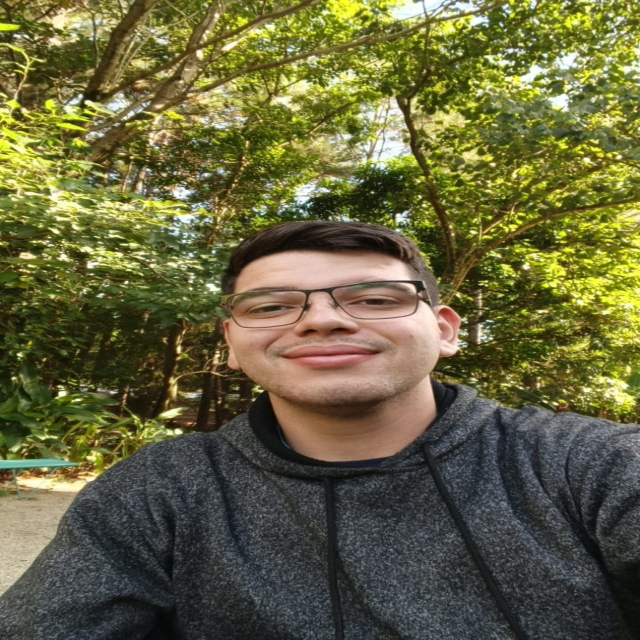
#> input picture inputs_images/image_input_1280.jpg, 1280 x 1280 px (shown at 1/2 size)
$ python processamento_vetorizado.py
#> lines starting #> are read from the running program, lines starting #| are printed output that depends on the picture
import time
import cv2
import matplotlib.pyplot as plt
import numpy as np

# Caso 1: imagem maior (sem recorte)
CAMINHO_IMAGEM_GRANDE = "inputs_images/image_input_1280.jpg"
CAMINHO_QRNG_GRANDE = "matrices/matriz_qrng_1280_001.png"
TAMANHO_CORTE_GRANDE = None  # sem recorte

# Caso 2: imagem com centro recortado
CAMINHO_IMAGEM_REC = "inputs_images/image_input_400.jpg"
CAMINHO_QRNG_REC = "matrices/matriz_qrng_400.png"
TAMANHO_CORTE_REC = 400    # recorte central 400x400 para ajustar ao tamanho da matriz

#----------------------------------------
#Funções da criptografia de imagens vetorizadas
#----------------------------------------

def aplicar_xor_com_qrng_vectorizado(imagem_processada, matriz_qrng):
    """
    Aplica XOR entre a imagem e a matriz QRNG usando vetorização NumPy.
    Funciona tanto para imagens em tons de cinza quanto RGB.
    """
    if imagem_processada.shape[:2] != matriz_qrng.shape:
        raise ValueError("A imagem e a matriz QRNG devem ter o mesmo tamanho")

    imagem = imagem_processada.astype(np.uint8)
    qrng = matriz_qrng.astype(np.uint8)

    if imagem.ndim == 3 and imagem.shape[2] == 3:
        qrng_expandida = qrng[..., None]  # (H, W, 1)
        xor_resultado = np.bitwise_xor(imagem, qrng_expandida)
    else:
        xor_resultado = np.bitwise_xor(imagem, qrng)

    return xor_resultado


def logistic_map_vectorizado(size, r=3.999, x0=0.98892455322743):
    """
    Gera a sequência do mapa logístico com array pré-alocado.
    """
    x = x0
    seq = np.empty(size, dtype=np.float64)
    for i in range(size):
        x = r * x * (1 - x)
        seq[i] = x
    return seq


def aplicar_lm_vectorizado(imagem):
    """
    Aplica o mapa logístico para permutar os pixels da imagem de forma vetorizada.
    """
    h, w = imagem.shape[:2]
    total = h * w

    chaos_seq = logistic_map_vectorizado(total)
    indices = np.argsort(chaos_seq)

    if imagem.ndim == 3:
        C = imagem.shape[2]
        img_flat = imagem.reshape(-1, C)      # (total, C)
        img_perm = img_flat[indices, :]       # reordena linhas
        imagem_caotica = img_perm.reshape(h, w, C)
    else:
        img_flat = imagem.reshape(-1)
        img_perm = img_flat[indices]
        imagem_caotica = img_perm.reshape(h, w)

    return imagem_caotica, chaos_seq

#----------------------------------------
#Funções não vetorizadas
#----------------------------------------

def aplicar_xor_com_qrng(imagem_processada, matriz_qrng):
    """
    Versão não vetorizada: uso de laços em pixels e canais.
    """
    if imagem_processada.shape[:2] != matriz_qrng.shape:
        raise ValueError("A imagem e a matriz QRNG devem ter o mesmo tamanho")

    imagem = imagem_processada.astype(np.uint8)
    qrng = matriz_qrng.astype(np.uint8)

    altura, largura = qrng.shape

    if imagem.ndim == 3 and imagem.shape[2] == 3:
        xor_resultado = np.empty_like(imagem, dtype=np.uint8)
        for i in range(altura):
            for j in range(largura):
                for c in range(3):
                    xor_resultado[i, j, c] = imagem[i, j, c] ^ qrng[i, j]
    else:
        xor_resultado = np.empty_like(imagem, dtype=np.uint8)
        for i in range(altura):
            for j in range(largura):
                xor_resultado[i, j] = imagem[i, j] ^ qrng[i, j]

    return xor_resultado


def logistic_map(size, r=3.999, x0=0.98892455322743):
    """
    Versão não vetorizada do mapa logístico usando lista + append.
    """
    x = x0
    seq = []
    for _ in range(size):
        x = r * x * (1 - x)
        seq.append(x)
    return np.array(seq, dtype=np.float64)


def aplicar_lm(imagem):
    """
    Aplica o mapa logístico permutando a imagem usando laços explícitos.
    """
    h, w = imagem.shape[:2]
    total = h * w

    chaos_seq = logistic_map(total)

    # Gera os índices ordenados "na mão" (sem np.argsort)
    indices = list(range(total))
    indices.sort(key=lambda i: chaos_seq[i])

    imagem_caotica = np.empty_like(imagem)

    if imagem.ndim == 3:
        C = imagem.shape[2]
        for novo_idx, antigo_idx in enumerate(indices):
            new_i = novo_idx // w
            new_j = novo_idx % w
            old_i = antigo_idx // w
            old_j = antigo_idx % w

            for c in range(C):
                imagem_caotica[new_i, new_j, c] = imagem[old_i, old_j, c]

    else:
        for novo_idx, antigo_idx in enumerate(indices):
            new_i = novo_idx // w
            new_j = novo_idx % w
            old_i = antigo_idx // w
            old_j = antigo_idx % w

            imagem_caotica[new_i, new_j] = imagem[old_i, old_j]

    return imagem_caotica, chaos_seq

#----------------------------------------
#Funções de Imagens
#----------------------------------------
def cortar_centro(imagem: np.ndarray, tamanho: int) -> np.ndarray | None:
    """
    Recorta um quadrado central da imagem com o tamanho especificado.
    """
    if imagem is None:
        print("Erro: Nenhuma imagem fornecida para cortar.")
        return None

    h, w = imagem.shape[:2]
    if h < tamanho or w < tamanho:
        print(f"Erro: Imagem ({w}x{h}) muito pequena para {tamanho}x{tamanho}.")
        return None

    centro_x, centro_y = w // 2, h // 2
    metade_tamanho = tamanho // 2

    y1 = centro_y - metade_tamanho
    y2 = centro_y + metade_tamanho
    x1 = centro_x - metade_tamanho
    x2 = centro_x + metade_tamanho

    return imagem[y1:y2, x1:x2]


def mostrar_imagem(imagem_input: np.ndarray, titulo: str) -> None:
    """
    Mostra uma única imagem usando Matplotlib.
    Converte de BGR (OpenCV) para RGB (Matplotlib).
    """
    if imagem_input is not None:
        imagem_rgb = cv2.cvtColor(imagem_input, cv2.COLOR_BGR2RGB)
        plt.imshow(imagem_rgb)
        plt.title(titulo)
        plt.axis("off")
        plt.show()
    else:
        print("Erro: Tentativa de mostrar uma imagem que é nula (None).")


def mostrar_lado_a_lado(img1: np.ndarray, img2: np.ndarray,
                        titulo1: str = "Imagem 1", titulo2: str = "Imagem 2") -> None:
    """Mostra duas imagens lado a lado para comparação."""
    fig, axs = plt.subplots(1, 2, figsize=(12, 6))

    axs[0].imshow(cv2.cvtColor(img1, cv2.COLOR_BGR2RGB))
    axs[0].set_title(titulo1)
    axs[0].axis('off')

    axs[1].imshow(cv2.cvtColor(img2, cv2.COLOR_BGR2RGB))
    axs[1].set_title(titulo2)
    axs[1].axis('off')

    plt.tight_layout()
    plt.show()


# ----------------------------------------
# Função para rodar todos os caso (pipeline de imagem + matriz)
# ----------------------------------------

def pipeline(nome_caso: str, caminho_img: str, caminho_qrng: str, tamanho_crop: int | None = None):
    print(f"\n{nome_caso}")

    # Carrega a imagem normal em BGR (colorida)
    imagem = cv2.imread(caminho_img, cv2.IMREAD_COLOR)
    if imagem is None:
        print(f"Erro ao carregar imagem: {caminho_img}")
        return

    # Carrega a matriz QRNG em escala de cinza (2D)
    matriz_qrng = cv2.imread(caminho_qrng, cv2.IMREAD_GRAYSCALE)
    if matriz_qrng is None:
        print(f"Erro ao carregar imagem QRNG: {caminho_qrng}")
        return

    print("Tamanho da imagem original:", imagem.shape)
    print("Tamanho da QRNG original:", matriz_qrng.shape)

    # Crop opcional
    if tamanho_crop is not None:
        imagem_proc = cortar_centro(imagem, tamanho_crop)
        matriz_proc = cortar_centro(matriz_qrng, tamanho_crop)
    else:
        imagem_proc = imagem
        matriz_proc = matriz_qrng

    if imagem_proc.shape[:2] != matriz_proc.shape:
        print("Erro: tamanhos diferentes após corte.")
        print("Imagem:", imagem_proc.shape, "QRNG:", matriz_proc.shape)
        return

    print("Tamanho da imagem após processamento:", imagem_proc.shape)
    print("Tamanho da QRNG após processamento:", matriz_proc.shape)

    mostrar_imagem(imagem_proc, f"Imagem de entrada - {nome_caso}")

    tempo_start = time.time()

    # XOR vetorizado vs não vetorizado
    t0 = time.time()
    imagem_xor_vec = aplicar_xor_com_qrng_vectorizado(imagem_proc, matriz_proc)
    t1 = time.time()
    imagem_xor_nao = aplicar_xor_com_qrng(imagem_proc, matriz_proc)
    t2 = time.time()

    print(f"[{nome_caso}] Tempo XOR vetorizado:     {t1 - t0:.4f} s")
    print(f"[{nome_caso}] Tempo XOR não vetorizado: {t2 - t1:.4f} s")

    # Logistic map vetorizado vs não vetorizado
    imagem_caotica_vec, chaos_seq_vec = aplicar_lm_vectorizado(imagem_xor_vec)
    t3 = time.time()
    imagem_caotica_nao, chaos_seq_nao = aplicar_lm(imagem_xor_nao)
    t4 = time.time()

    print(f"[{nome_caso}] Tempo LM vetorizado:      {t3 - t2:.4f} s")
    print(f"[{nome_caso}] Tempo LM não vetorizado:  {t4 - t3:.4f} s")

    tempo_end = time.time()
    print(f"[{nome_caso}] Pipeline concluído em {tempo_end - tempo_start:.2f} s\n")

    # Visualização
    mostrar_lado_a_lado(imagem_xor_vec, imagem_caotica_vec,
                        f"XOR vetorizado - {nome_caso}",
                        f"LM vetorizado - {nome_caso}")

    #mostrar_lado_a_lado(imagem_xor_nao, imagem_caotica_nao,
    #                    f"XOR não vetorizado - {nome_caso}",
    #                    f"LM não vetorizado - {nome_caso}")

#----------------------------------------
#Execução
#----------------------------------------
def main():
    # Caso 1: imagem maior
    pipeline("Imagem maior",
               CAMINHO_IMAGEM_GRANDE,
               CAMINHO_QRNG_GRANDE,
               tamanho_crop=TAMANHO_CORTE_GRANDE)
#> in pipeline, imagem is the input picture: shape (1280, 1280, 3); mean B, G, R 61.7, 99.6, 101.7
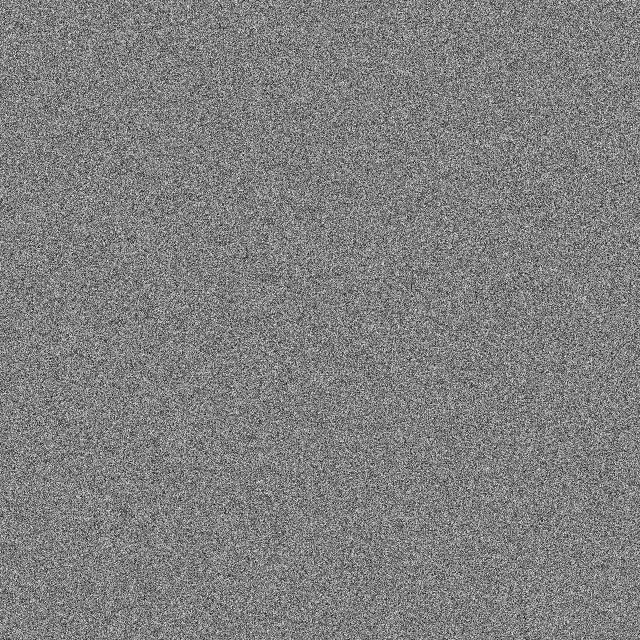
#> input picture matrices/matriz_qrng_1280_001.png, 1280 x 1280 px (shown at 1/2 size)
#> in pipeline, matriz_qrng is the input picture: shape (1280, 1280); min 0, max 255, mean 127.6
#| Tamanho da imagem original: (1280, 1280, 3)
#| Tamanho da QRNG original: (1280, 1280)
#| Tamanho da imagem após processamento: (1280, 1280, 3)
#| Tamanho da QRNG após processamento: (1280, 1280)

    # Caso 2: imagem menor
    pipeline("Imagem centro recortado",
               CAMINHO_IMAGEM_REC,
               CAMINHO_QRNG_REC,
               tamanho_crop=TAMANHO_CORTE_REC)
#> call 2 of pipeline, with nome_caso = 'Imagem centro recortado', caminho_img = 'inputs_images/image_input_400.jpg', caminho_qrng = 'matrices/matriz_qrng_400.png', tamanho_crop = 400
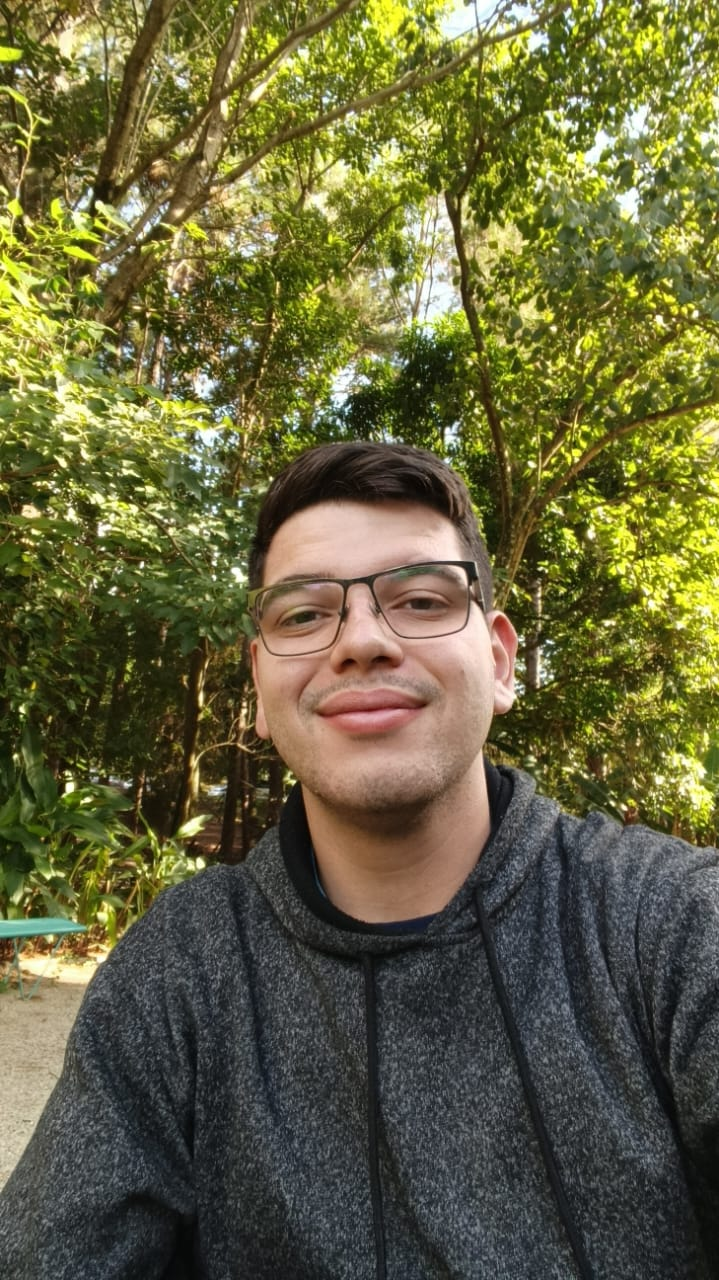
#> input picture inputs_images/image_input_400.jpg, 719 x 1280 px
#> in pipeline, imagem is the input picture: shape (1280, 719, 3); mean B, G, R 61.7, 99.7, 101.7
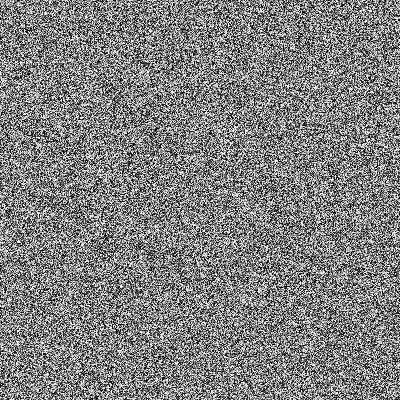
#> input picture matrices/matriz_qrng_400.png, 400 x 400 px
#> in pipeline, matriz_qrng is the input picture: shape (400, 400); min 0, max 255, mean 128.4
#| Tamanho da imagem original: (1280, 719, 3)
#| Tamanho da QRNG original: (400, 400)
#> in cortar_centro, `return imagem[y1:y2, x1:x2]`:
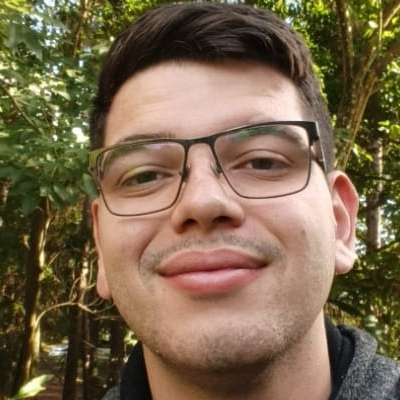
#> returned value: shape (400, 400, 3); mean of channels 0, 1, 2 76.1, 102.5, 121.5; drawn as B, G, R
#| Tamanho da imagem após processamento: (400, 400, 3)
#| Tamanho da QRNG após processamento: (400, 400)
#> in aplicar_xor_com_qrng_vectorizado (call 2), `xor_resultado = np.bitwise_xor(imagem, qrng_expandida)`:
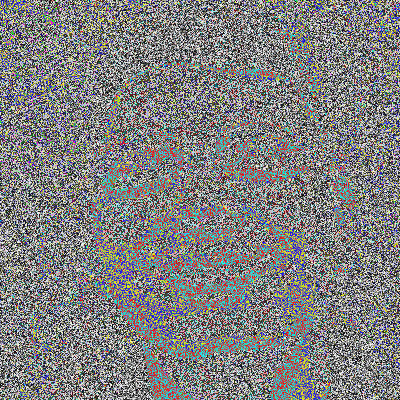
#> xor_resultado: shape (400, 400, 3); mean B, G, R 127.7, 127.4, 127.4
#> in aplicar_lm_vectorizado (call 2), `imagem_caotica = img_perm.reshape(h, w, C)`:
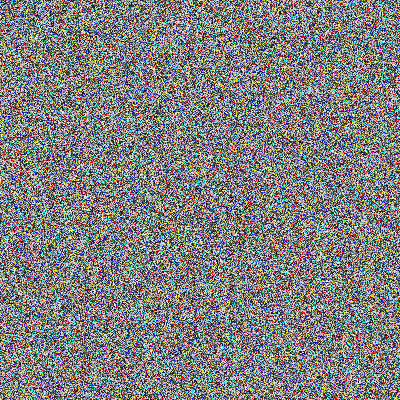
#> imagem_caotica: shape (400, 400, 3); mean of channels 0, 1, 2 127.7, 127.4, 127.4; drawn as B, G, R
#> call 2 of mostrar_lado_a_lado, with titulo1 = 'XOR vetorizado - Imagem centro recortado', titulo2 = 'LM vetorizado - Imagem centro recortado'
#> in mostrar_lado_a_lado (call 2), `plt.show()`:
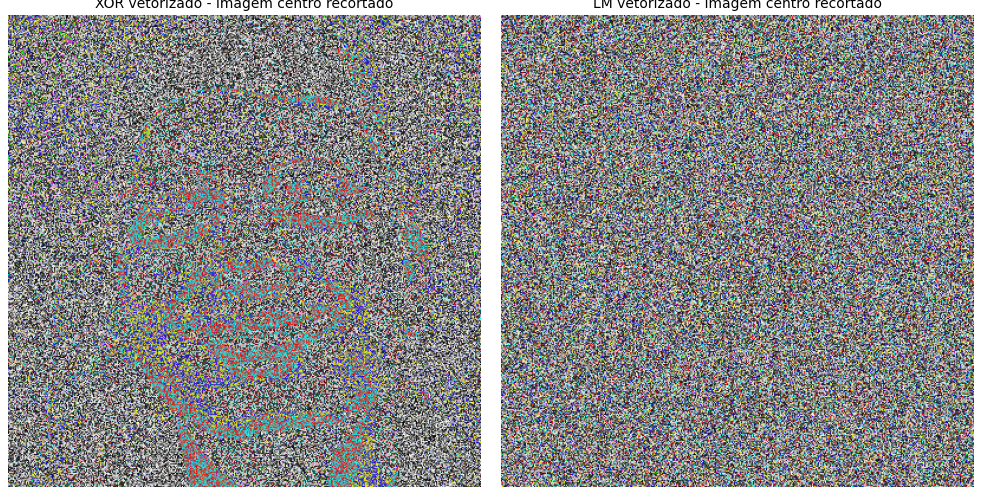
#> figure drawn by matplotlib, 2 panels


if __name__ == "__main__":
    main()
